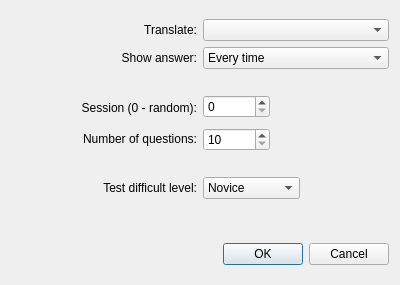
<?xml version="1.0" encoding="UTF-8"?>
<ui version="4.0">
 <author>ID</author>
 <class>NewTest</class>
 <widget class="QDialog" name="NewTest">
  <property name="geometry">
   <rect>
    <x>0</x>
    <y>0</y>
    <width>400</width>
    <height>285</height>
   </rect>
  </property>
  <property name="minimumSize">
   <size>
    <width>400</width>
    <height>285</height>
   </size>
  </property>
  <property name="windowTitle">
   <string>New Test</string>
  </property>
  <layout class="QVBoxLayout" name="optionsLayout">
   <item>
    <layout class="QGridLayout" name="gridLayout">
     <item row="0" column="0">
      <widget class="QLabel" name="ltf">
       <property name="text">
        <string>Translate:</string>
       </property>
       <property name="alignment">
        <set>Qt::AlignRight|Qt::AlignTrailing|Qt::AlignVCenter</set>
       </property>
      </widget>
     </item>
     <item row="0" column="1">
      <widget class="QComboBox" name="tf"/>
     </item>
     <item row="1" column="0">
      <widget class="QLabel" name="lsa">
       <property name="text">
        <string>Show answer:</string>
       </property>
       <property name="alignment">
        <set>Qt::AlignRight|Qt::AlignTrailing|Qt::AlignVCenter</set>
       </property>
      </widget>
     </item>
     <item row="1" column="1">
      <widget class="QComboBox" name="sa">
       <property name="currentIndex">
        <number>0</number>
       </property>
       <item>
        <property name="text">
         <string>Every time</string>
        </property>
       </item>
       <item>
        <property name="text">
         <string>In wrong answer</string>
        </property>
       </item>
       <item>
        <property name="text">
         <string>In empty answer</string>
        </property>
       </item>
       <item>
        <property name="text">
         <string>In wrong or empty answer</string>
        </property>
       </item>
       <item>
        <property name="text">
         <string>Never</string>
        </property>
       </item>
      </widget>
     </item>
     <item row="2" column="0" colspan="2">
      <spacer name="vspc">
       <property name="orientation">
        <enum>Qt::Vertical</enum>
       </property>
       <property name="sizeType">
        <enum>QSizePolicy::Fixed</enum>
       </property>
       <property name="sizeHint" stdset="0">
        <size>
         <width>300</width>
         <height>20</height>
        </size>
       </property>
      </spacer>
     </item>
     <item row="3" column="0">
      <layout class="QVBoxLayout" name="verticalLayout">
       <item>
        <widget class="QLabel" name="lsn">
         <property name="text">
          <string>Session (0 - random):</string>
         </property>
         <property name="alignment">
          <set>Qt::AlignRight|Qt::AlignTrailing|Qt::AlignVCenter</set>
         </property>
        </widget>
       </item>
       <item>
        <widget class="QLabel" name="lqn">
         <property name="sizePolicy">
          <sizepolicy hsizetype="Expanding" vsizetype="Preferred">
           <horstretch>0</horstretch>
           <verstretch>0</verstretch>
          </sizepolicy>
         </property>
         <property name="text">
          <string>Number of questions:</string>
         </property>
         <property name="alignment">
          <set>Qt::AlignRight|Qt::AlignTrailing|Qt::AlignVCenter</set>
         </property>
        </widget>
       </item>
      </layout>
     </item>
     <item row="3" column="1">
      <layout class="QHBoxLayout" name="niceLayout">
       <item>
        <layout class="QVBoxLayout" name="addLayout">
         <property name="spacing">
          <number>10</number>
         </property>
         <item>
          <widget class="QSpinBox" name="sn">
           <property name="minimum">
            <number>0</number>
           </property>
           <property name="maximum">
            <number>1000000</number>
           </property>
          </widget>
         </item>
         <item>
          <widget class="QSpinBox" name="qn">
           <property name="minimum">
            <number>10</number>
           </property>
           <property name="maximum">
            <number>10000</number>
           </property>
           <property name="singleStep">
            <number>10</number>
           </property>
          </widget>
         </item>
        </layout>
       </item>
       <item>
        <spacer name="horizontalSpacer_2">
         <property name="orientation">
          <enum>Qt::Horizontal</enum>
         </property>
         <property name="sizeHint" stdset="0">
          <size>
           <width>20</width>
           <height>20</height>
          </size>
         </property>
        </spacer>
       </item>
      </layout>
     </item>
     <item row="4" column="0" colspan="2">
      <spacer name="vspc2">
       <property name="orientation">
        <enum>Qt::Vertical</enum>
       </property>
       <property name="sizeType">
        <enum>QSizePolicy::Fixed</enum>
       </property>
       <property name="sizeHint" stdset="0">
        <size>
         <width>300</width>
         <height>20</height>
        </size>
       </property>
      </spacer>
     </item>
     <item row="5" column="0">
      <widget class="QLabel" name="llv">
       <property name="text">
        <string>Test difficult level:</string>
       </property>
       <property name="alignment">
        <set>Qt::AlignRight|Qt::AlignTrailing|Qt::AlignVCenter</set>
       </property>
      </widget>
     </item>
     <item row="5" column="1">
      <layout class="QHBoxLayout" name="levelLayout">
       <item>
        <widget class="QComboBox" name="lv">
         <item>
          <property name="text">
           <string>Novice</string>
          </property>
         </item>
         <item>
          <property name="text">
           <string>Beginner</string>
          </property>
         </item>
         <item>
          <property name="text">
           <string>Intermediate</string>
          </property>
         </item>
         <item>
          <property name="text">
           <string>Specialist</string>
          </property>
         </item>
         <item>
          <property name="text">
           <string>Expert</string>
          </property>
         </item>
        </widget>
       </item>
       <item>
        <spacer name="horizontalSpacer">
         <property name="orientation">
          <enum>Qt::Horizontal</enum>
         </property>
         <property name="sizeHint" stdset="0">
          <size>
           <width>40</width>
           <height>20</height>
          </size>
         </property>
        </spacer>
       </item>
      </layout>
     </item>
    </layout>
   </item>
   <item>
    <spacer name="vspc3">
     <property name="orientation">
      <enum>Qt::Vertical</enum>
     </property>
     <property name="sizeType">
      <enum>QSizePolicy::Fixed</enum>
     </property>
     <property name="sizeHint" stdset="0">
      <size>
       <width>300</width>
       <height>30</height>
      </size>
     </property>
    </spacer>
   </item>
   <item>
    <widget class="QDialogButtonBox" name="buttonBox">
     <property name="orientation">
      <enum>Qt::Horizontal</enum>
     </property>
     <property name="standardButtons">
      <set>QDialogButtonBox::Cancel|QDialogButtonBox::Ok</set>
     </property>
    </widget>
   </item>
  </layout>
 </widget>
 <resources/>
 <connections>
  <connection>
   <sender>buttonBox</sender>
   <signal>accepted()</signal>
   <receiver>NewTest</receiver>
   <slot>accept()</slot>
   <hints>
    <hint type="sourcelabel">
     <x>248</x>
     <y>254</y>
    </hint>
    <hint type="destinationlabel">
     <x>157</x>
     <y>274</y>
    </hint>
   </hints>
  </connection>
  <connection>
   <sender>buttonBox</sender>
   <signal>rejected()</signal>
   <receiver>NewTest</receiver>
   <slot>reject()</slot>
   <hints>
    <hint type="sourcelabel">
     <x>316</x>
     <y>260</y>
    </hint>
    <hint type="destinationlabel">
     <x>286</x>
     <y>274</y>
    </hint>
   </hints>
  </connection>
 </connections>
</ui>
